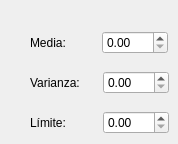
        <widget class="QWidget" name="page_5">
         <widget class="QWidget" name="layoutWidget_7">
          <property name="geometry">
           <rect>
            <x>30</x>
            <y>30</y>
            <width>138</width>
            <height>25</height>
           </rect>
          </property>
          <layout class="QHBoxLayout" name="horizontalLayout_21">
           <item>
            <widget class="QLabel" name="label_41">
             <property name="text">
              <string>Media:    </string>
             </property>
            </widget>
           </item>
           <item>
            <widget class="QDoubleSpinBox" name="distnormal_med">
             <property name="maximum">
              <double>999.990000000000009</double>
             </property>
            </widget>
           </item>
          </layout>
         </widget>
         <widget class="QWidget" name="layoutWidget_8">
          <property name="geometry">
           <rect>
            <x>30</x>
            <y>110</y>
            <width>139</width>
            <height>25</height>
           </rect>
          </property>
          <layout class="QHBoxLayout" name="horizontalLayout_22">
           <item>
            <widget class="QLabel" name="label_43">
             <property name="text">
              <string>Límite:    </string>
             </property>
            </widget>
           </item>
           <item>
            <widget class="QDoubleSpinBox" name="distnormal_lim">
             <property name="maximum">
              <double>999.990000000000009</double>
             </property>
            </widget>
           </item>
          </layout>
         </widget>
         <widget class="QWidget" name="layoutWidget_9">
          <property name="geometry">
           <rect>
            <x>30</x>
            <y>70</y>
            <width>139</width>
            <height>25</height>
           </rect>
          </property>
          <layout class="QHBoxLayout" name="horizontalLayout_23">
           <item>
            <widget class="QLabel" name="label_44">
             <property name="text">
              <string>Varianza:</string>
             </property>
            </widget>
           </item>
           <item>
            <widget class="QDoubleSpinBox" name="distnormal_var">
             <property name="maximum">
              <double>999.990000000000009</double>
             </property>
            </widget>
           </item>
          </layout>
         </widget>
        </widget>
